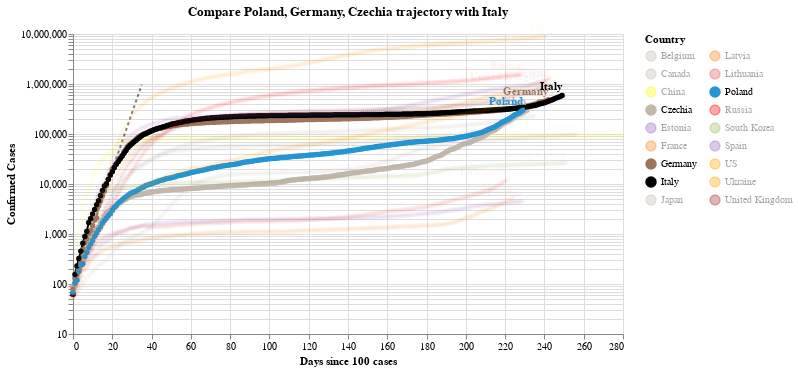

This figure's notebook cell:
### Code cell
#hide_input
chart2 = make_since_chart(dff2,['Poland', 'Germany', 'Czechia'], baseline_countries)
chart2

### Figure 1 — Vega-Lite specification as saved in the notebook (floating-point values rounded to 4 significant figures; data arrays with more than 128 entries replaced by an {"elided": "..."} marker saying what was removed)
{"config": {"view": {"continuousWidth": 400, "continuousHeight": 300}}, "layer": [{"data": {"name": "data-628230001892d6798b50651be41d1b3e"}, "mark": {"type": "line", "color": "black", "opacity": 0.5, "strokeDash": [3, 3]}, "encoding": {"x": {"type": "quantitative", "field": "Days since 100 cases"}, "y": {"type": "quantitative", "field": "Confirmed Cases"}}}, {"data": {"name": "data-1b775b5240cce83a2ba7a2672ca4637a"}, "mark": {"type": "line", "point": true}, "encoding": {"color": {"type": "nominal", "field": "Country", "legend": {"columns": 2}, "scale": {"domain": ["Belgium", "Canada", "China", "Czechia", "Estonia", "France", "Germany", "Italy", "Japan", "Latvia", "Lithuania", "Poland", "Russia", "South Korea", "Spain", "US", "Ukraine", "United Kingdom"], "range": ["#C1B7AD", "#C1B7AD", "yellow", "#C1B7AD", "#9467bd", "#F58518", "#9D755D", "black", "#C1B7AD", "#F58518", "#E45756", "#2495D3", "red", "#A1BA59", "#9467bd", "orange", "orange", "brown"]}}, "opacity": {"condition": {"value": 1, "selection": "selector002"}, "value": 0.05}, "tooltip": [{"type": "nominal", "field": "Country"}, {"type": "temporal", "field": "Date"}, {"type": "quantitative", "field": "Confirmed Cases"}, {"type": "quantitative", "field": "Days since 100 cases"}], "x": {"type": "quantitative", "field": "Days since 100 cases"}, "y": {"type": "quantitative", "field": "Confirmed Cases", "scale": {"type": "log"}}}, "selection": {"selector002": {"type": "multi", "fields": ["Country"], "bind": "legend", "init": [{"Country": "Poland"}, {"Country": "Germany"}, {"Country": "Czechia"}, {"Country": "Italy"}]}}, "width": 550}, {"data": {"name": "data-1b775b5240cce83a2ba7a2672ca4637a"}, "mark": {"type": "text", "align": "right", "dy": -8, "fontWeight": "bold"}, "encoding": {"color": {"type": "nominal", "field": "Country", "legend": {"columns": 2}, "scale": {"domain": ["Belgium", "Canada", "China", "Czechia", "Estonia", "France", "Germany", "Italy", "Japan", "Latvia", "Lithuania", "Poland", "Russia", "South Korea", "Spain", "US", "Ukraine", "United Kingdom"], "range": ["#C1B7AD", "#C1B7AD", "yellow", "#C1B7AD", "#9467bd", "#F58518", "#9D755D", "black", "#C1B7AD", "#F58518", "#E45756", "#2495D3", "red", "#A1BA59", "#9467bd", "orange", "orange", "brown"]}}, "opacity": {"condition": {"value": 1, "selection": "selector002"}, "value": 0.05}, "text": {"type": "nominal", "field": "Country"}, "tooltip": [{"type": "nominal", "field": "Country"}, {"type": "temporal", "field": "Date"}, {"type": "quantitative", "field": "Confirmed Cases"}, {"type": "quantitative", "field": "Days since 100 cases"}], "x": {"type": "quantitative", "field": "Days since 100 cases"}, "y": {"type": "quantitative", "field": "Confirmed Cases", "scale": {"type": "log"}}}, "transform": [{"filter": "(datum['Date'] >= 1603843200000)"}], "width": 550}], "title": "Compare Poland, Germany, Czechia trajectory with Italy", "$schema": "https://vega.github.io/schema/vega-lite/v4.8.1.json", "datasets": {"data-628230001892d6798b50651be41d1b3e": [{"Days since 100 cases": 0, "Confirmed Cases": 100.0}, {"Days since 100 cases": 1, "Confirmed Cases": 130.0}, {"Days since 100 cases": 2, "Confirmed Cases": 169.0}, {"Days since 100 cases": 3, "Confirmed Cases": 219.7}, {"Days since 100 cases": 4, "Confirmed Cases": 285.6}, {"Days since 100 cases": 5, "Confirmed Cases": 371.3}, {"Days since 100 cases": 6, "Confirmed Cases": 482.7}, {"Days since 100 cases": 7, "Confirmed Cases": 627.5}, {"Days since 100 cases": 8, "Confirmed Cases": 815.7}, {"Days since 100 cases": 9, "Confirmed Cases": 1060.0}, {"Days since 100 cases": 10, "Confirmed Cases": 1379.0}, {"Days since 100 cases": 11, "Confirmed Cases": 1792.0}, {"Days since 100 cases": 12, "Confirmed Cases": 2330.0}, {"Days since 100 cases": 13, "Confirmed Cases": 3029.0}, {"Days since 100 cases": 14, "Confirmed Cases": 3937.0}, {"Days since 100 cases": 15, "Confirmed Cases": 5119.0}, {"Days since 100 cases": 16, "Confirmed Cases": 6654.0}, {"Days since 100 cases": 17, "Confirmed Cases": 8650.0}, {"Days since 100 cases": 18, "Confirmed Cases": 11250.0}, {"Days since 100 cases": 19, "Confirmed Cases": 14620.0}, {"Days since 100 cases": 20, "Confirmed Cases": 19000.0}, {"Days since 100 cases": 21, "Confirmed Cases": 24710.0}, {"Days since 100 cases": 22, "Confirmed Cases": 32120.0}, {"Days since 100 cases": 23, "Confirmed Cases": 41750.0}, {"Days since 100 cases": 24, "Confirmed Cases": 54280.0}, {"Days since 100 cases": 25, "Confirmed Cases": 70560.0}, {"Days since 100 cases": 26, "Confirmed Cases": 91730.0}, {"Days since 100 cases": 27, "Confirmed Cases": 119300.0}, {"Days since 100 cases": 28, "Confirmed Cases": 155000.0}, {"Days since 100 cases": 29, "Confirmed Cases": 201500.0}, {"Days since 100 cases": 30, "Confirmed Cases": 262000.0}, {"Days since 100 cases": 31, "Confirmed Cases": 340600.0}, {"Days since 100 cases": 32, "Confirmed Cases": 442800.0}, {"Days since 100 cases": 33, "Confirmed Cases": 575600.0}, {"Days since 100 cases": 34, "Confirmed Cases": 748300.0}, {"Days since 100 cases": 35, "Confirmed Cases": 972800.0}], "data-1b775b5240cce83a2ba7a2672ca4637a": {"elided": "4317 records"}}}
